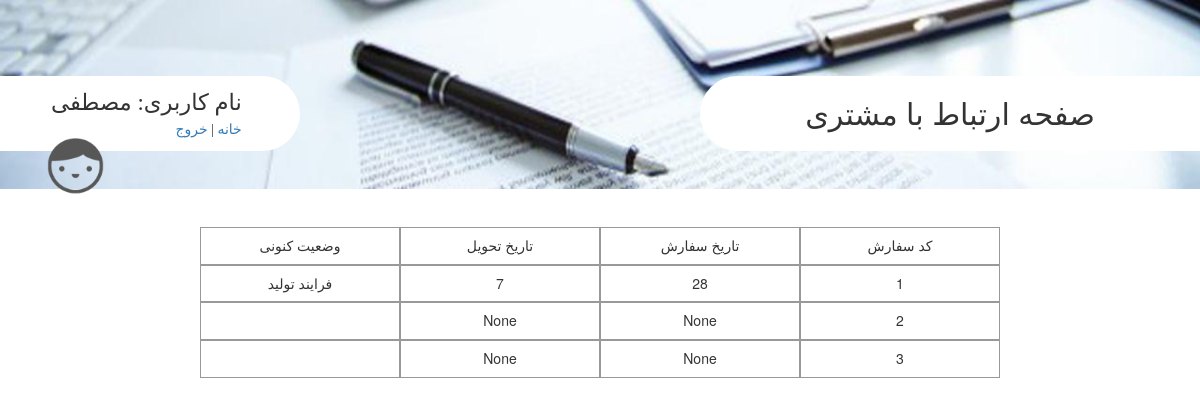
/user/show_reserves/ (signed in), run on the app's committed database.
### UserManager/models.py (models this page shows, shortened)
class Customer(models.Model):
    user = models.OneToOneField(User,)
    username = models.CharField(max_length=100)
    name = models.CharField(max_length=100, null=True, verbose_name='نام')
    phoneNumber = models.CharField(max_length=50, verbose_name='شماره تلفن همراه',)
    email = models.EmailField(verbose_name='ایمیل',)
    moaref = models.CharField(max_length=200, verbose_name='نام معرف',)
    workPhoneNumber = models.CharField(max_length=50, verbose_name='تلفن محل کار',)
    address = models.TextField(verbose_name='آدرس',)
    companyName = models.TextField(verbose_name='نام شرکت',)
    class Meta:
        verbose_name_plural = 'مشتری'

### ReserveForm/models.py (models this page shows, shortened)
class ReserveForm(models.Model):
    customer = models.ForeignKey(Customer, verbose_name='مشتری', )
    tarh = models.ImageField(upload_to='tarh/', verbose_name='طرح', blank=True, null=True)
    serviceTarh = models.ManyToManyField('ServiceTarh', verbose_name='خدمات طرح', blank=True)
    hasParche = models.BooleanField(verbose_name='پارچه دارد',)
    parche = models.ForeignKey('Parche',verbose_name='پارچه', blank=True, null=True)
    parcheWidth = models.FloatField(verbose_name='عرض پارچه', blank=True, null=True)
    parcheHeight = models.FloatField(verbose_name='طول پارچه', blank=True, null=True)
    number = models.IntegerField(verbose_name='تعداد', blank=True, null=True)
    typeChap = models.ForeignKey('Chap', verbose_name='چاپ', blank=True, null=True)
    dookht = models.ForeignKey('Dookht', verbose_name='دوخت', blank=True, null=True,)
    hasLabel = models.BooleanField(verbose_name='برچسب دارد', )
    reserveDay = models.IntegerField(choices=dayChoice, verbose_name='روز', blank=True, null=True)
    reserveMonth = models.IntegerField(choices=monthChoice, verbose_name='ماه', blank=True, null=True)
    reserveYear = models.IntegerField(verbose_name='سال', blank=True, null=True)
    deliveryDay = models.IntegerField(choices=dayChoice, verbose_name='روز', blank=True, null=True)
    deliveryMonth = models.IntegerField(choices=monthChoice, verbose_name='ماه', blank=True, null=True)
    deliveryYear = models.IntegerField(verbose_name='سال', blank=True, null=True)
    description = models.TextField(verbose_name='توضیح', blank=True, null=True)
    process = models.ForeignKey('Process', verbose_name='فرایند', blank=True, null=True)
    class Meta:
        verbose_name_plural = "سفارش ها"

class Process(models.Model):
    name = models.CharField(max_length=100, verbose_name='نام',)
    class Meta:
        verbose_name_plural = 'فرایند'

### UserManager/views.py (the view)
# urls.py: url(r'show_reserves/', view=views.show_reserves, name='ShowReserves'),
@login_required(login_url='/user/login/')
def show_reserves(request):
    customer = Customer.objects.get(user=request.user)
    forms = ReserveForm.objects.filter(customer=customer)
    context = {'forms':forms, 'customer':customer}
    return render(request, 'showReserves.html', context=context)

### templates/showReserves.html
{% extends 'customerBase.html' %}
{% load static %}
{% block load_style_file %}
    <link href="{% static 'css/showReserves.css' %}" rel="stylesheet" type="text/css">
{% endblock %}
{% block content %}
    <div id="main-content-wrapper" class="container-fluid">
        <div class="row">
            <div id="table-wrapper" class="col-md-8 col-md-offset-2 container-fluid">
                <div class="row">
                    <div class="col-md-3 center-horizontally cell">
                        <h5 class="text-wrapper">وضعیت کنونی</h5>
                    </div>
                    <div class="col-md-3 center-horizontally cell">
                        <h5 class="text-wrapper">تاریخ تحویل</h5>
                    </div>
                    <div class="col-md-3 center-horizontally cell">
                        <h5 class="text-wrapper">تاریخ سفارش</h5>
                    </div>
                    <div class="col-md-3 center-horizontally cell">
                        <h5 class="text-wrapper">کد سفارش</h5>
                    </div>
                </div>
                {% for form in forms %}
                    <div class="row">
                        <div class="col-md-3 center-horizontally cell">
                            <h5 class="text-wrapper">{{ form.process.name }}</h5>
                        </div>
                        <div class="col-md-3 center-horizontally cell">
                            <h5 class="text-wrapper">{{ form.deliveryDay }}</h5>
                        </div>
                        <div class="col-md-3 center-horizontally cell">
                            <h5 class="text-wrapper">{{ form.reserveDay }}</h5>
                        </div>
                        <div class="col-md-3 center-horizontally cell">
                            <h5 class="text-wrapper">{{ form.id }}</h5>
                        </div>
                    </div>
                {% endfor %}
            </div>
        </div>
    </div>
{% endblock %}

### templates/customerBase.html (shortened to what this page needs)
<!DOCTYPE html>
{% load static %}
<html lang="en">
<head>
    <link href="{% static 'bootstrap-3.3.7-dist/css/bootstrap.min.css' %}" rel="stylesheet" type="text/css">
    <link href="{% static 'css/customer_base.css' %}" type="text/css" rel="stylesheet">
    {% block load_style_file %}
    {% endblock %}
</head>
<body>
{% block header_page %}
    <div id="header-wrapper" class="container-fluid">
        <div class="row">
            <div id="user-property-wrapper" class="col-md-3">
                <div id="container-property" class="center-vertically">
                    <div id="username-wrapper">
                        <div id="username-label-wrapper">نام کاربری:</div>
                        <div id="username-value-wrapper">{{ customer.name }}</div>
                    </div>
                    <div id="links-wrapper">
                        <div id="home-link"><a href="{% url 'HomepageCustomer' %}">خانه</a> |</div>
                        <div id="exit-link"><a href="{% url 'Exit' %}">خروج</a></div>
                    </div>
                </div>
                <div id="image-wrapper" class="center-vertically">
                    <img class="img-circle" src="{% static 'img/anonymous.png' %}">
                </div>
            </div>
            <div id="page-title-wrapper" class="col-md-5 col-md-offset-4">صفحه ارتباط با مشتری</div>
        </div>
    </div>
{% endblock %}
{% block content %}
{% endblock %}
</body>
</html>

### static/css/customer_base.css (style rules this page uses)
.center-vertically { position: relative; top: 50%; -webkit-transform: translateY(-50%); -moz-transform: translateY(-50%); -ms-transform: translateY(-50%); -o-transform: translateY(-50%); transform: translateY(-50%); }
.center-horizontally { text-align: center; }
#header-wrapper { background-image: url("/static/img/header.jpg"); height: 5cm; background-size:100% 100% ; background-repeat: no-repeat; }
#header-wrapper .row { margin-top: 2cm; }
#user-property-wrapper { background-color: white; height: 2cm; border-bottom-right-radius: 1cm; border-top-right-radius: 1cm; font-family: "B Yekan+"; }
#page-title-wrapper { background-color: white; height: 2cm; border-bottom-left-radius: 1cm; border-top-left-radius: 1cm; font-size: 0.8cm; text-align: center; padding-top: 0.4cm; }
#user-property-wrapper #container-property { display: inline-block; width: 6cm; float: left; }
#username-wrapper { direction: rtl; font-size: 0.6cm; }
#user-property-wrapper #username-label-wrapper { direction: rtl; display: inline-block; }
#user-property-wrapper #username-value-wrapper { display: inline-block; }
#links-wrapper { direction: rtl; }
#links-wrapper #exit-link { display: inline-block; }
#links-wrapper #home-link { display: inline-block; }
#image-wrapper { display: inline-block; -webkit-border-radius:50%; -moz-border-radius:50%; border-radius:50%; position: relative; left:0.6cm; }
#image-wrapper img { height: 2cm; width: 2cm; }

### static/css/showReserves.css (style rules this page uses)
#main-content-wrapper { padding-top: 1cm; }
.cell { border: solid 1px #999999; min-height: 1cm; }

### data on the page
Customer: name "مصطفی"
ReserveForm: process.name "فرایند تولید", deliveryDay "7", reserveDay "28", id "1"
ReserveForm: deliveryDay "None", reserveDay "None", id "2"
ReserveForm: deliveryDay "None", reserveDay "None", id "3"
